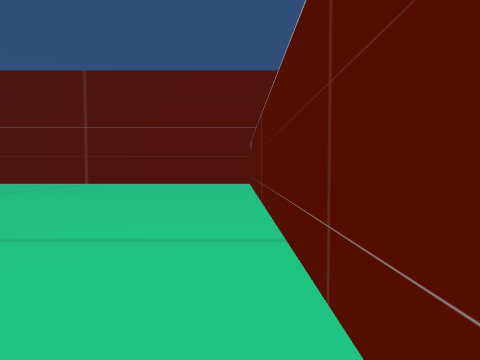
[1] (above)

18 first-person views from a walk through a 3-D level made in the Unity game engine. The camera is 1.3 m above the floor, tilts 2° down and sees 75° across. The floor is counted in squares, 2.73 m on a side. Each view is taken from the middle of a square. On the plan, view 1 faces up. The plan holds only what a view shows up to about 9 squares ahead; the rest is blank. The player is left out. Some animated figures are left out.

[2]
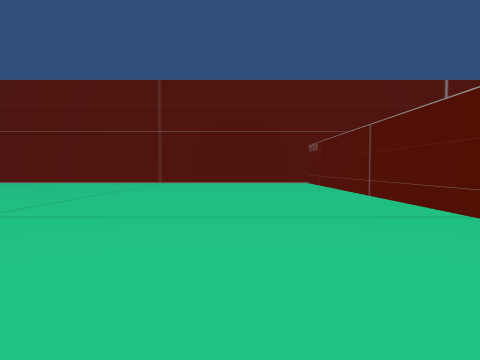

[3]
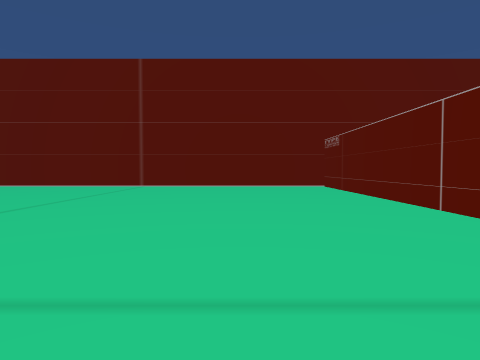

[4]
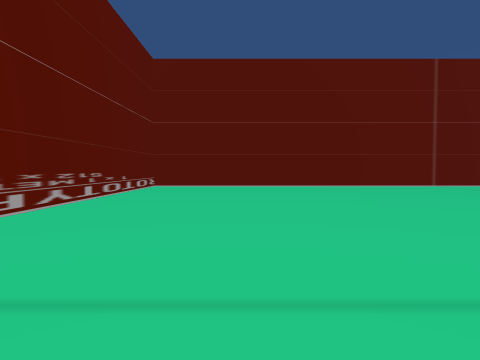

[5]
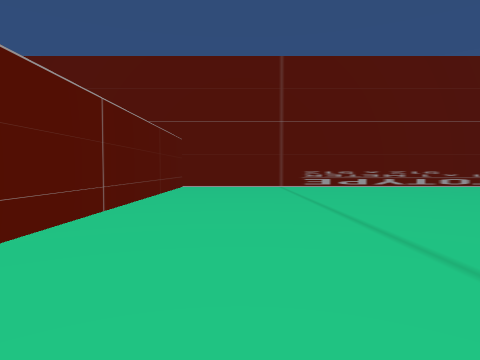

[6]
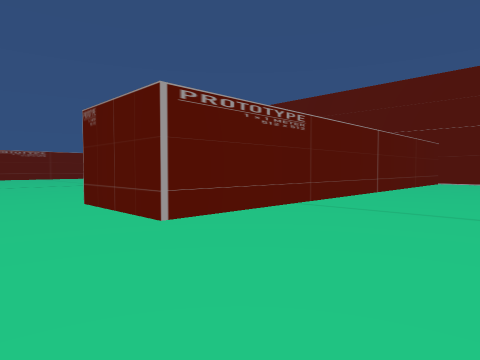

[7]
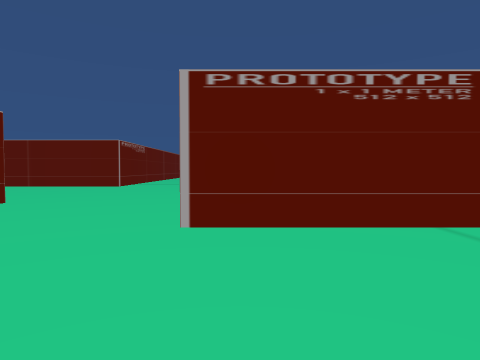

[8]
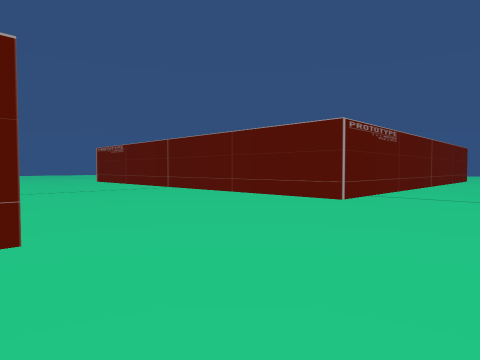

[9]
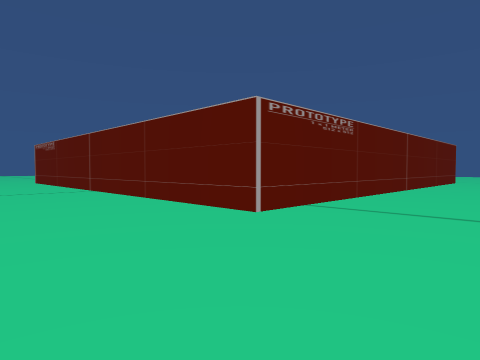

[10]
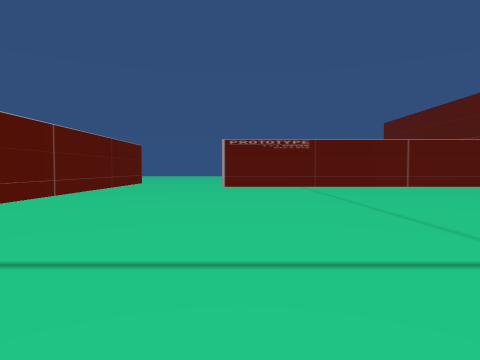

[11]
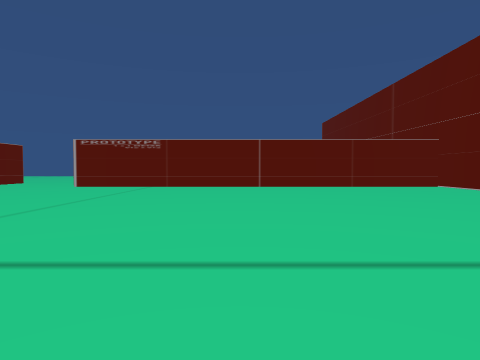

[12]
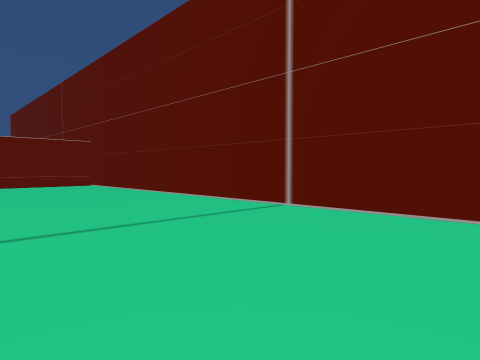

[13]
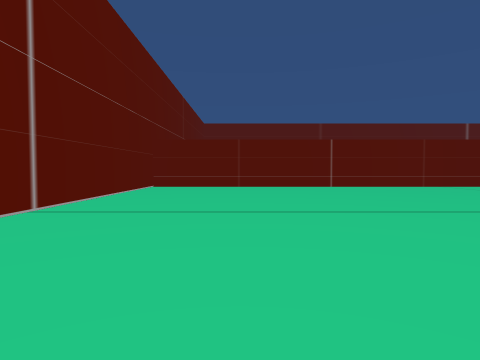

[14]
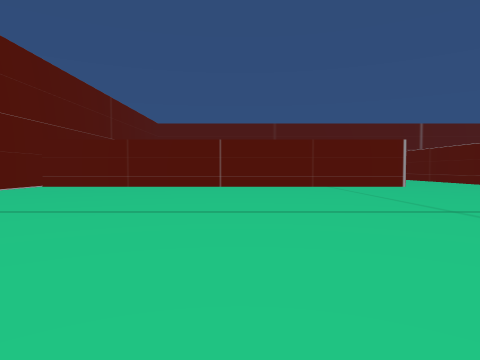

[15]
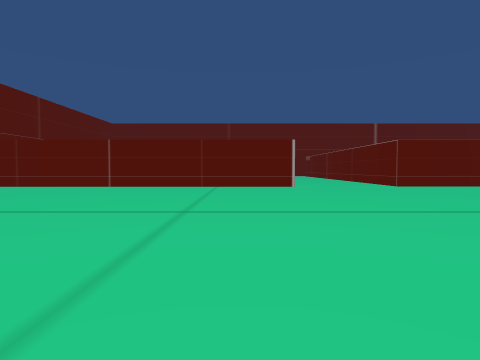

[16]
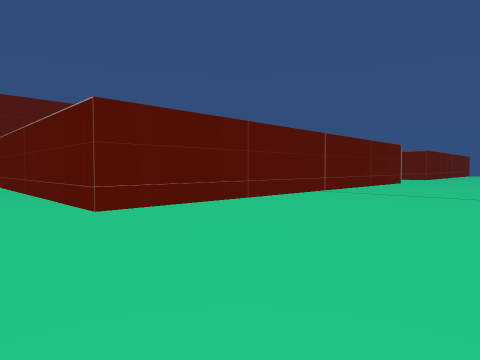

[17]
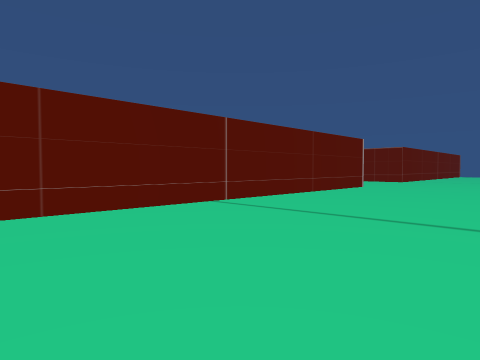

[18]
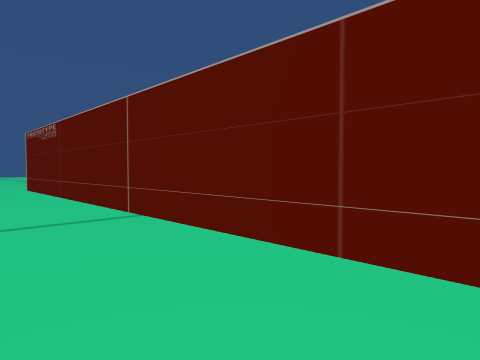

### Floor plan
Points are (right, up) in squares from view 1. A wall is a line through its corners. A room is listed if a view was taken in it or the views show most of it. See-through windows are left out.
Room 1 (views 1, 3, 4, 5, 6, 7)
walls: (0.3, -0.4) (0.3, 9.6) (-12.3, 9.6) (-12.3, -0.5) (-2.5, -0.5)
ways out: opening at (-1, 0) to room 2
Room 2 (views 2, 8, 9, 10, 11, 12, 13, 14, 15, 16, 17, 18)
walls: (-2.5, -0.5) (-2.5, -2.4) (-12.3, -2.4) (-12.3, -14.4) (-2.5, -14.4); (0.3, -15) (0.3, -6.6) (10.4, -6.6); (10.4, -2.4) (0.3, -2.4) (0.3, -0.4)
ways out: opening at (-1, 0) to room 1; opening at (-1, -15); opening at (10.2, -4.5)

Positions as (right, up) in squares from view 1, and headings:
1: (0, 0), facing up
2: (-2, -1), facing up
3: (-2, 1), facing up
4: (-10, 1), facing up
5: (-4, 1), facing left
6: (-1, 2), facing down-left
7: (-3, 2), facing down
8: (-2, -2), facing down-right
9: (-2, -4), facing down-right
10: (-3, -6), facing down
11: (-7, -6), facing down
12: (-9, -5), facing down-left
13: (-10, -11), facing up
14: (-7, -11), facing up
15: (-4, -11), facing up
16: (-1, -6), facing up-right
17: (2, -6), facing up-right
18: (2, -5), facing down-right
